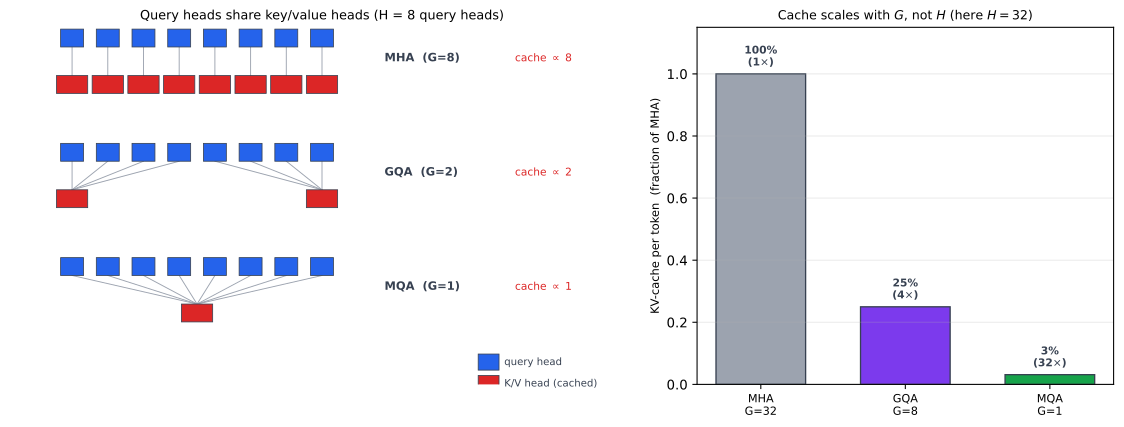

Python code for this plot:
"""Figure E.4 — the MHA / GQA / MQA spectrum and the KV-cache it saves.

Left: head-sharing schematic — H=8 query heads mapped to G key/value heads, for
G=8 (MHA), G=2 (GQA), G=1 (MQA). Right: the per-token KV-cache memory, which scales
with G not H, so GQA at G=8 on an H=32 model cuts the cache 4x and MQA 32x.

GQA: Ainslie et al. 2023, used by Llama-2 34B/70B [63]; the KV-cache argument ties
to the serving-cost analysis of the main survey (Section 3.5.1).

Output: appendix-e-gqa.svg
"""
import pathlib
import numpy as np
import matplotlib
matplotlib.use("Agg")
import matplotlib.pyplot as plt

HERE = pathlib.Path(__file__).resolve().parent
Q_C, KV_C, EDGE = "#2563eb", "#dc2626", "#374151"

fig, (ax1, ax2) = plt.subplots(1, 2, figsize=(11.8, 4.6),
                               gridspec_kw={"width_ratios": [1.5, 1.0]})

# --- left: head-sharing schematic ---
ax1.set_xlim(0, 12); ax1.set_ylim(0, 10); ax1.axis("off")
ax1.set_title("Query heads share key/value heads (H = 8 query heads)", fontsize=9.6)
H = 8
configs = [("MHA  (G=8)", 8, 9.2), ("GQA  (G=2)", 2, 6.0), ("MQA  (G=1)", 1, 2.8)]
xq = np.linspace(1.2, 6.0, H)
for name, G, y in configs:
    # query heads (top row of this band)
    for i, x in enumerate(xq):
        ax1.add_patch(plt.Rectangle((x - 0.22, y + 0.25), 0.44, 0.5, fc=Q_C,
                      ec=EDGE, lw=0.6))
    # kv heads (bottom row), G of them spread under the queries
    xkv = np.linspace(1.2, 6.0, G) if G > 1 else np.array([3.6])
    for x in xkv:
        ax1.add_patch(plt.Rectangle((x - 0.30, y - 1.05), 0.60, 0.5, fc=KV_C,
                      ec=EDGE, lw=0.6))
    # mapping lines query -> its kv group
    grp = H // G
    for i, x in enumerate(xq):
        kv = i // grp
        ax1.plot([x, xkv[kv]], [y + 0.25, y - 0.55], color="#9ca3af", lw=0.7, zorder=0)
    ax1.text(7.2, y - 0.15, name, fontsize=8.6, fontweight="bold", color=EDGE)
    ax1.text(10.8, y - 0.15, f"cache $\\propto$ {G}", fontsize=8.0, color=KV_C, ha="right")
ax1.add_patch(plt.Rectangle((9.0, 0.4), 0.4, 0.45, fc=Q_C, ec=EDGE, lw=0.6))
ax1.text(9.5, 0.62, "query head", fontsize=7.6, va="center", color=EDGE)
ax1.add_patch(plt.Rectangle((9.0, -0.2), 0.4, 0.45, fc=KV_C, ec=EDGE, lw=0.6))
ax1.text(9.5, 0.02, "K/V head (cached)", fontsize=7.6, va="center", color=EDGE)

# --- right: KV-cache memory vs G for an H=32 model ---
labels = ["MHA\nG=32", "GQA\nG=8", "MQA\nG=1"]
G = np.array([32, 8, 1])
ratio = G / 32.0
colors = ["#9ca3af", "#7c3aed", "#16a34a"]
bars = ax2.bar(range(3), ratio, color=colors, edgecolor=EDGE, width=0.62)
for i, r in enumerate(ratio):
    ax2.text(i, r + 0.02, f"{r*100:.0f}%\n({1/r:.0f}$\\times$)" if r > 0 else "",
             ha="center", va="bottom", fontsize=8.0, color=EDGE, fontweight="bold")
ax2.set_xticks(range(3)); ax2.set_xticklabels(labels, fontsize=8.4)
ax2.set_ylabel("KV-cache per token  (fraction of MHA)", fontsize=8.6)
ax2.set_title("Cache scales with $G$, not $H$ (here $H{=}32$)", fontsize=9.4)
ax2.set_ylim(0, 1.15); ax2.grid(axis="y", alpha=0.25)

fig.tight_layout()
fig.savefig(HERE / "appendix-e-gqa.svg", bbox_inches="tight")
print("wrote appendix-e-gqa.svg")
